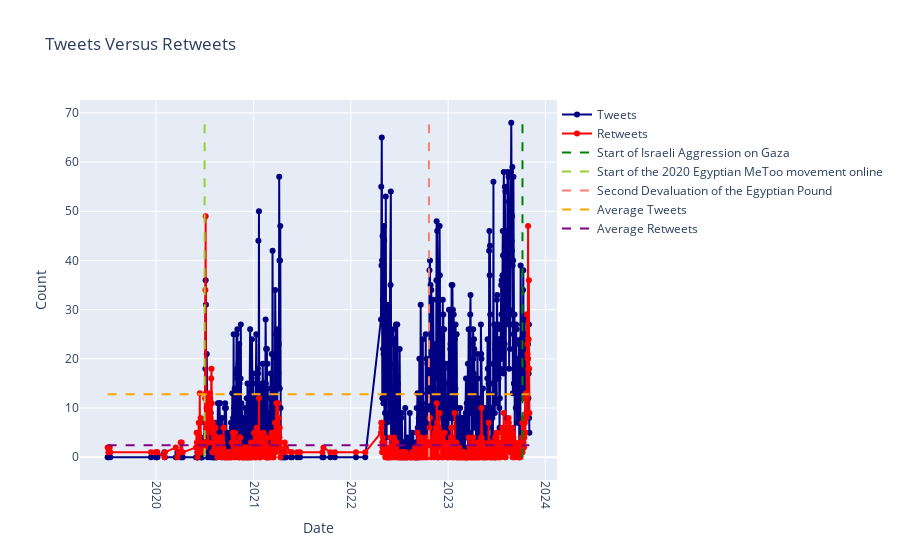

Here is the notebook cell this chart was saved with:
### Code cell
# Assuming 'tweets_versus_retweets' is your DataFrame

# Calculate average number of tweets and retweets
avg_tweets = tweets_versus_retweets['tweets'].mean()
avg_retweets = tweets_versus_retweets['retweets'].mean()

# Create traces for tweets and retweets
trace_tweets = go.Scatter(
    x=tweets_versus_retweets['date'],
    y=tweets_versus_retweets['tweets'],
    mode='lines+markers',
    line=dict(color='navy', width=2),
    name='Tweets'
)

trace_retweets = go.Scatter(
    x=tweets_versus_retweets['date'],
    y=tweets_versus_retweets['retweets'],
    mode='lines+markers',
    line=dict(color='red', width=2),
    name='Retweets'
)

# Create a vertical line for the significant date
gaza_war_2023 = pd.to_datetime('2023-10-07').date()
gaza_2023_trace = go.Scatter(
    x=[gaza_war_2023, gaza_war_2023],
    y=[0, max(tweets_versus_retweets['tweets'].max(), tweets_versus_retweets['retweets'].max())],
    mode='lines',
    line=dict(color='green', width=2, dash='dash'),
    name='Start of Israeli Aggression on Gaza'
)

# Create a vertical line for the significant date
start_movement = pd.to_datetime('2020-07-01').date()
start_feminist_trace = go.Scatter(
    x=[start_movement, start_movement],
    y=[0, max(tweets_versus_retweets['tweets'].max(), tweets_versus_retweets['retweets'].max())],
    mode='lines',
    line=dict(color='yellowgreen', width=2, dash='dash'),
    name='Start of the 2020 Egyptian MeToo movement online'
)

second_deval = pd.to_datetime('2022-10-21').date()
second_deval_trace = go.Scatter(
    x=[second_deval, second_deval],
    y=[0, max(tweets_versus_retweets['tweets'].max(), tweets_versus_retweets['retweets'].max())],
    mode='lines',
    line=dict(color='Salmon', width=2, dash='dash'),
    name='Second Devaluation of the Egyptian Pound'
)

# Create traces for average number of tweets and retweets
avg_tweets_trace = go.Scatter(
    x=tweets_versus_retweets['date'],
    y=[avg_tweets] * len(tweets_versus_retweets),
    mode='lines',
    line=dict(color='orange', width=2, dash='dash'),
    name='Average Tweets'
)

avg_retweets_trace = go.Scatter(
    x=tweets_versus_retweets['date'],
    y=[avg_retweets] * len(tweets_versus_retweets),
    mode='lines',
    line=dict(color='purple', width=2, dash='dash'),
    name='Average Retweets'
)

# Create layout
layout = go.Layout(
    title='Tweets Versus Retweets',
    xaxis=dict(title='Date', tickangle=90),
    yaxis=dict(title='Count'),
    showlegend=True,
    legend=dict(x=1, y=1)
)

# Create figure
fig = go.Figure(data=[trace_tweets, trace_retweets, gaza_2023_trace, start_feminist_trace, second_deval_trace, avg_tweets_trace, avg_retweets_trace], layout=layout)

# Show figure
fig.show()

### Figure 1 — Plotly figure (JSON) as saved in the notebook; plotly's stock layout.template omitted (floating-point values rounded to 4 significant figures; data arrays with more than 128 entries replaced by an {"elided": "..."} marker saying what was removed)
{"data": [{"line": {"color": "navy", "width": 2}, "mode": "lines+markers", "name": "Tweets", "x": {"elided": "843 str values"}, "y": {"elided": "843 int values"}, "type": "scatter"}, {"line": {"color": "red", "width": 2}, "mode": "lines+markers", "name": "Retweets", "x": {"elided": "843 str values"}, "y": {"elided": "843 int values"}, "type": "scatter"}, {"line": {"color": "green", "dash": "dash", "width": 2}, "mode": "lines", "name": "Start of Israeli Aggression on Gaza", "x": ["2023-10-07", "2023-10-07"], "y": [0, 68], "type": "scatter"}, {"line": {"color": "yellowgreen", "dash": "dash", "width": 2}, "mode": "lines", "name": "Start of the 2020 Egyptian MeToo movement online", "x": ["2020-07-01", "2020-07-01"], "y": [0, 68], "type": "scatter"}, {"line": {"color": "Salmon", "dash": "dash", "width": 2}, "mode": "lines", "name": "Second Devaluation of the Egyptian Pound", "x": ["2022-10-21", "2022-10-21"], "y": [0, 68], "type": "scatter"}, {"line": {"color": "orange", "dash": "dash", "width": 2}, "mode": "lines", "name": "Average Tweets", "x": {"elided": "843 str values"}, "y": {"elided": "843 float values"}, "type": "scatter"}, {"line": {"color": "purple", "dash": "dash", "width": 2}, "mode": "lines", "name": "Average Retweets", "x": {"elided": "843 str values"}, "y": {"elided": "843 float values"}, "type": "scatter"}], "layout": {"legend": {"x": 1, "y": 1}, "showlegend": true, "title": {"text": "Tweets Versus Retweets"}, "xaxis": {"tickangle": 90, "title": {"text": "Date"}}, "yaxis": {"title": {"text": "Count"}}}}
